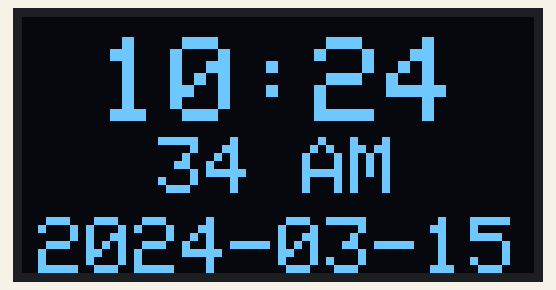
Bench run of a sketch on a simulated ESP32. On the bench: 128×64 one-colour display. WiFi joins after 1.5 s; servers stay silent unless stated; the display library's start-up logo is not drawn; network time is answered at once with the bench clock; the local clock reads 2024-03-15 10:24:30 at power-on unless the sketch sets it.

Above: at 4.2 s.
At 8.2 s:
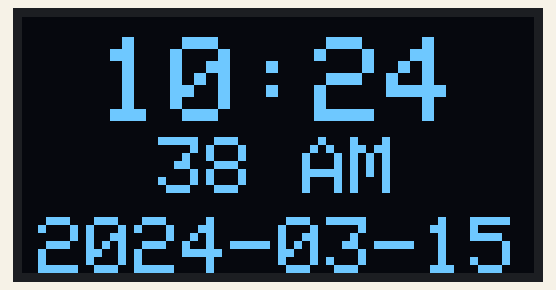
At 12.2 s:
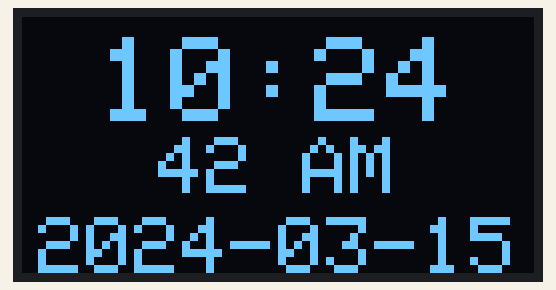
At 21.2 s:
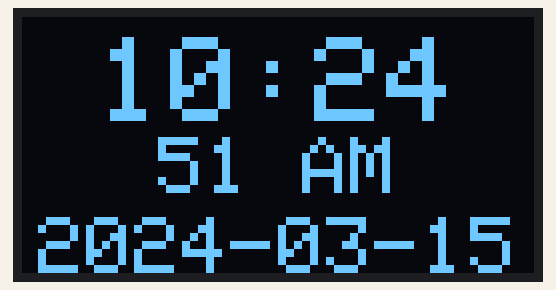
At 29.2 s:
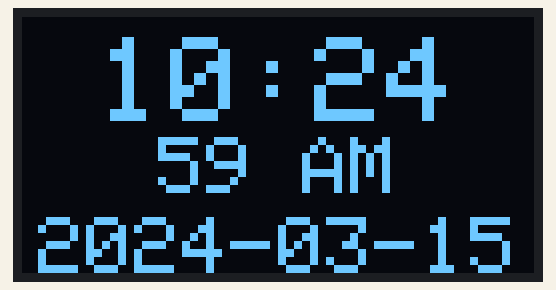
At 38.2 s:
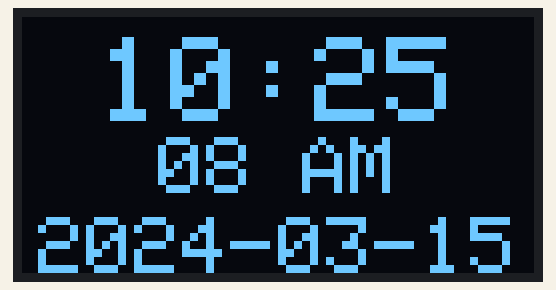

Measured:
- what the display in image 0 shows lasts 1.0 s, from 4.1 s to 5.1 s

The sketch:

sketch_feb5a.ino
```cpp
#include <Wire.h>
#include <Adafruit_GFX.h>
#include <Adafruit_SSD1306.h>
#include <SPI.h>
#include <NTPClient.h>
#include <WiFi.h>
#include <time.h>

// WiFi credentials
char ssid[] = "****";
char pass[] = "******";
//Initing Display
#define SCREEN_WIDTH 128
#define SCREEN_HEIGHT 64
#define OLED_RESET -1
// Define NTP client
WiFiUDP ntpUDP;
NTPClient timeClient(ntpUDP, "bd.pool.ntp.org");  // NTP server in Bangladesh

// Define OLED display
//SSD1306Wire display(0x3c, SDA, SCL);

unsigned long lastDisplayTime = 0;
const unsigned long displayInterval = 1000;//300000;  // 5 minutes in milliseconds
Adafruit_SSD1306 display(SCREEN_WIDTH, SCREEN_HEIGHT, &Wire, OLED_RESET);


String getCurrentTime() {
  // Get current time in 12-hour format
  int h = timeClient.getHours();
  int m = timeClient.getMinutes();
  String period = (h < 12) ? "AM" : "PM";
  if (h == 0) {
    h = 12;  // 12 AM
  } else if (h > 12) {
    h = h - 12;
  }
  String timeString = String(h) + ":" + (m < 10 ? "0" : "") + String(m);
  return timeString;
}

String getCurrentSeconds() {
  // Get current seconds
  int s = timeClient.getSeconds();
  return (s < 10 ? "0" : "") + String(s);
}

String getCurrentPeriod() {
  // Get current AM/PM period
  int h = timeClient.getHours();
  return (h < 12) ? "AM" : "PM";
}
String getCurrentDate() {
  // Get current epoch time
  unsigned long epochTime = timeClient.getEpochTime();

  // Convert epoch time to struct tm
  struct tm *timeInfo;
  time_t rawtime = (time_t)epochTime;
  timeInfo = localtime(&rawtime);

  // Format the date
  char formattedDate[20];
  strftime(formattedDate, 20, "%Y-%m-%d", timeInfo);

  return String(formattedDate);
}
void setup() {
  // Connect to WiFi
  if(!display.begin(SSD1306_SWITCHCAPVCC, 0x3C)) {
    Serial.println(F("SSD1306 allocation failed"));
    for(;;); // Don't proceed, loop forever
  }

  WiFi.begin(ssid, pass);
  while (WiFi.status() != WL_CONNECTED) {
    delay(1000);
  }

  // Initialize OLED display
//  display.init();
   display.display();
  delay(2000);  // Pause for 2 seconds

  // Get current time from NTP server
  timeClient.begin();
  timeClient.setTimeOffset(21600);   // GMT+6:00 for Bangladesh Standard Time
  timeClient.update();
}

void loop() {
  unsigned long currentMillis = millis();

  if (currentMillis - lastDisplayTime >= displayInterval) {
    lastDisplayTime = currentMillis;
// Display current time and date on OLED
    display.clearDisplay();
    display.fillScreen(SSD1306_BLACK); // Fill the display with black color
    display.setTextSize(3);
    display.setTextColor(SSD1306_WHITE);
    int16_t x1, y1;
    uint16_t w, h;
    display.getTextBounds(getCurrentTime(), 0, 0, &x1, &y1, &w, &h);
    display.setCursor((SCREEN_WIDTH - w) / 2, 5);
    display.println(getCurrentTime());
    display.setTextSize(2);
    display.getTextBounds(getCurrentTime(), 0, 0, &x1, &y1, &w, &h);
    display.setCursor((SCREEN_WIDTH - w) / 2, 30);
    display.println(getCurrentSeconds() + " " + getCurrentPeriod());
    display.setTextSize(2);
    display.getTextBounds(getCurrentDate(), 0, 0, &x1, &y1, &w, &h);
    display.setCursor((SCREEN_WIDTH - w) / 2, 50);
    display.println(getCurrentDate());
    display.display();

  // Other code running here
}}
```
